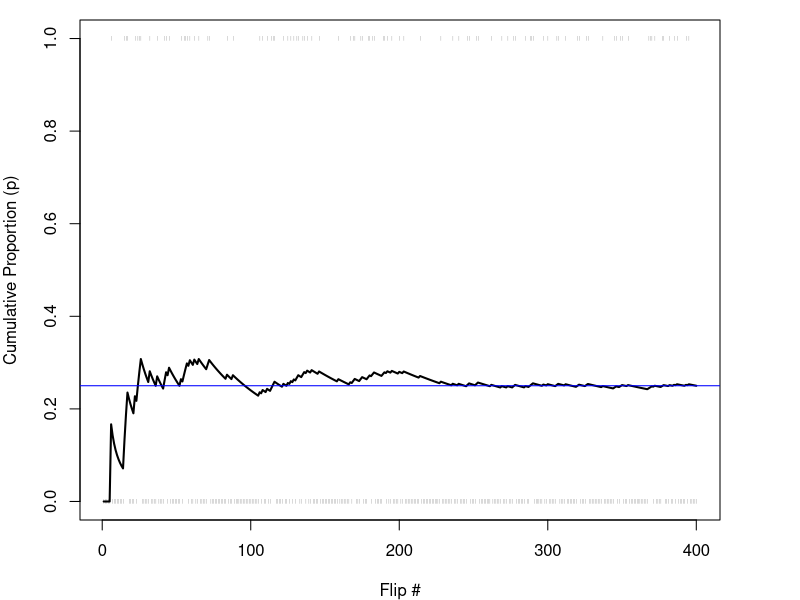
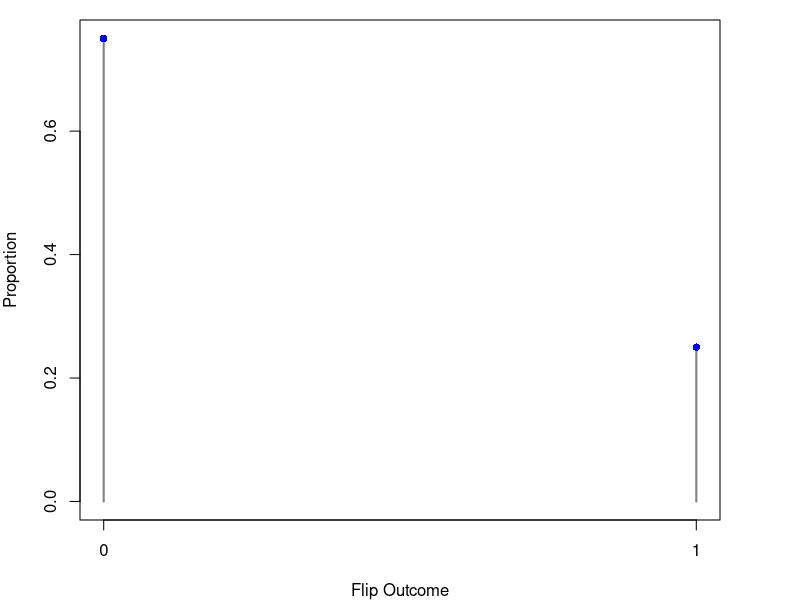
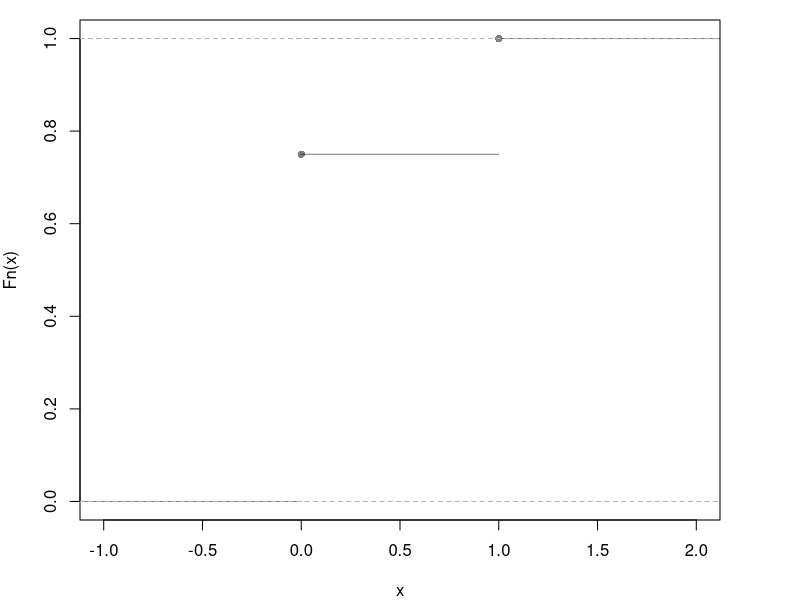
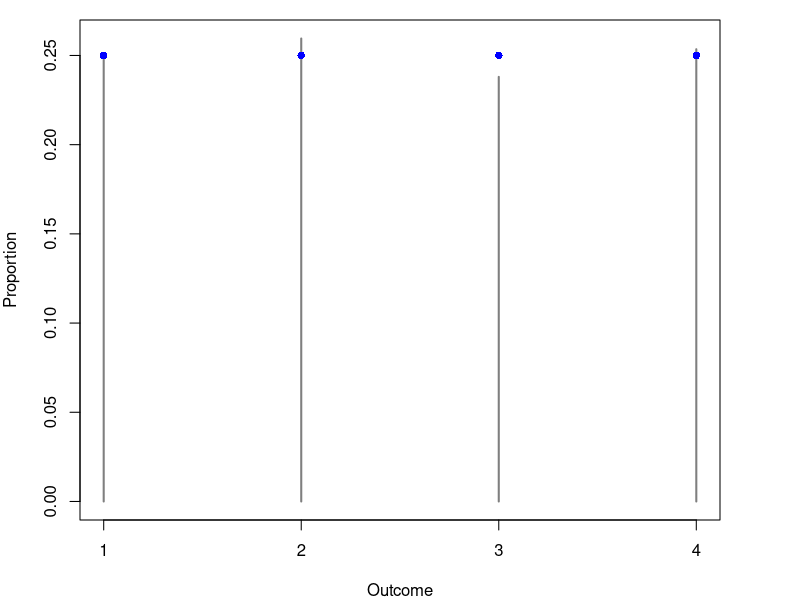
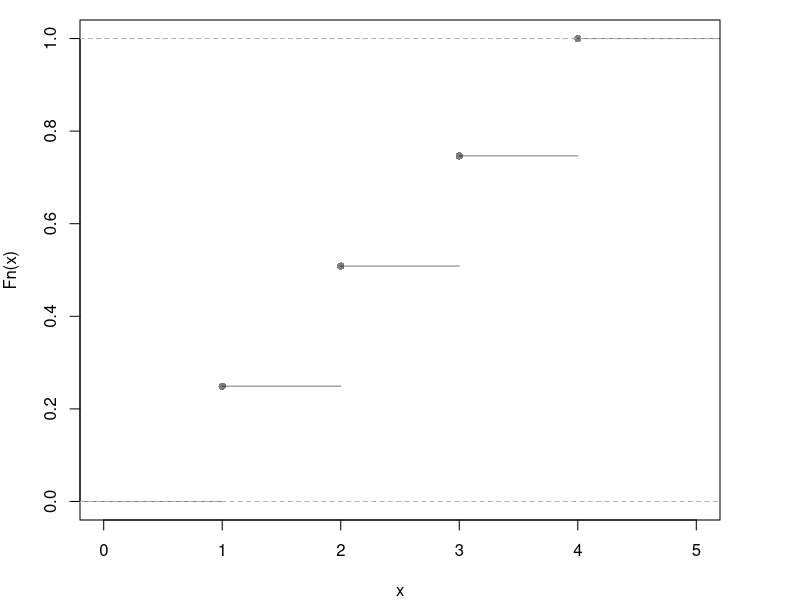
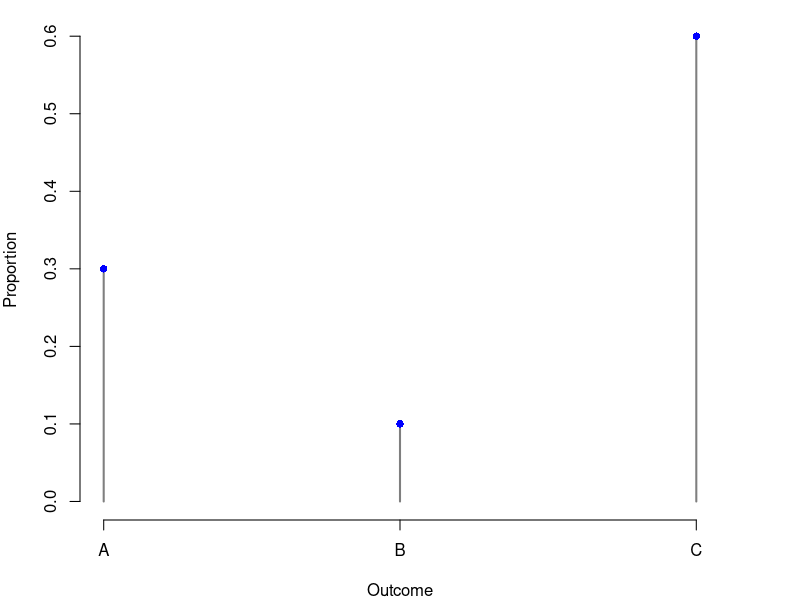
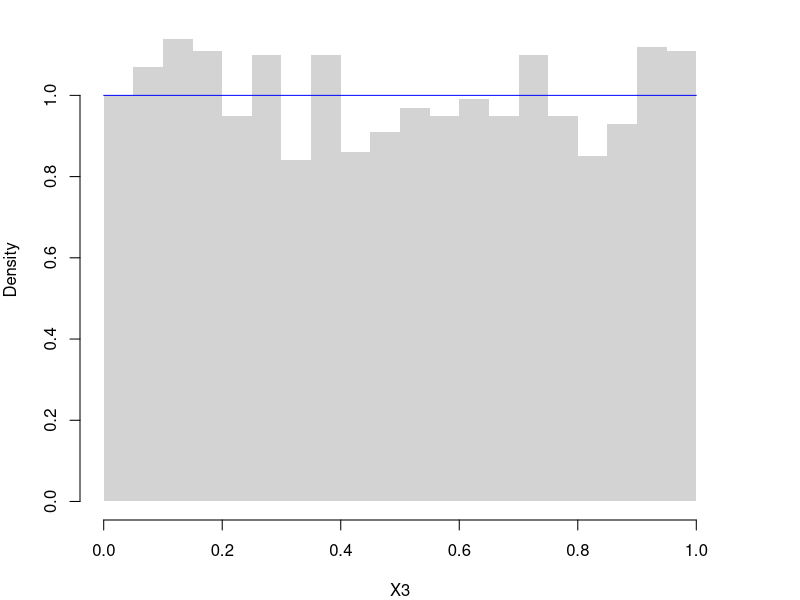
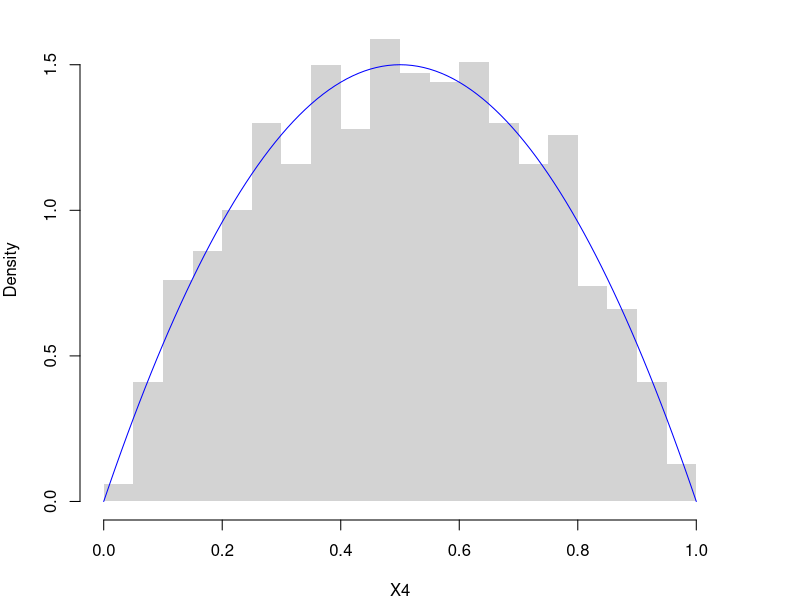

Write R code to recreate these figures, in order.
## ---- chunk 1
x <- c(0,1)
x_probs <- c(3/4, 1/4)

sample(x, 1, prob=x_probs, replace=T) # 1 Flip
sample(x, 4, prob=x_probs, replace=T) # 4 Flips 
X0 <- sample(x, 400, prob=x_probs, replace=T)

# Plot Cumulative Proportion
X0_t <- seq_len(length(X0)) #head(X0_t)
X0_mt <- cumsum(X0)/X0_t #head(X0_mt)
par(mar=c(4,4,1,4))
plot(X0_t, X0_mt, type='l',
    ylab='Cumulative Proportion (p)',
    xlab='Flip #', 
    ylim=c(0,1), 
    lwd=2)
# Show individual flip outcomes
points(X0_t, X0, col=grey(0,.5),
    pch='|', cex=.3)
# Show theoretical proportions
abline(h=0.25, col='blue')

# Plot Long run proportions
proportions <- table(X0)/length(X0)
plot(proportions, col=grey(0,.5),
    xlab='Flip Outcome', ylab='Proportion', main=NA)
points(c(0,1), c(.75, .25), pch=16, col='blue') # Theoretical values

# Plot CDF
plot( ecdf(X0), col=grey(0,.5),
    pch=16, main=NA) #Empirical
#points(c(0,1), c(.75, 1), pch=16, col='blue') # Theoretical
## ---- chunk 2
x <- c(1,2,3,4)
x_probs <- c(1/4, 1/4, 1/4, 1/4)
# sample(x, 1, prob=x_probs, replace=T) # sample of 1
X1 <- sample(x, 2000, prob=x_probs, replace=T)

# Plot Long run proportions
proportions <- table(X1)/length(X1)
plot(proportions, col=grey(0,.5),
    xlab='Outcome', ylab='Proportion', main=NA)
points(x, x_probs, pch=16, col='blue') # Theoretical values

# Hist w/ Theoretical Counts
# hist(X1, breaks=50, border=NA, main=NA, ylab='Count')
# points(x, x_probs*length(X1), pch='-') 

# Alternative Plot
plot( ecdf(X1), pch=16, col=grey(0,.5), main=NA)

# Alternative Plot 2
#props <- table(X1)
#barplot(props, ylim = c(0, 0.35), ylab = "Proportion", xlab = "Value")
#abline(h = 1/4, lty = 2)
## ---- chunk 3
x <- c('A', 'B', 'C')
x_probs <- c(3/10, 1/10, 6/10)
sum(x_probs)
X2 <- sample(x, 2000, prob=x_probs, replace=T) # sample of 2000

# Plot Long run proportions
proportions <- table(X2)/length(X2)
plot(proportions, col=grey(0,.5),
    xlab='Outcome', ylab='Proportion', main=NA)
points(x_probs, pch=16, col='blue') # Theoretical values

# Histogram version
# X2_alt <- X1
# X2_alt[X2_alt=='A'] <- 1
#X2_alt[X2_alt=='B'] <- 2
#X2_alt[X2_alt=='C'] <- 3
#X2_alt <- as.numeric(X1_alt)
#hist(X2_alt, breaks=50, border=NA, 
#    main=NA, ylab='Count')
#points(x, x_probs*length(X2_alt), pch=16) ## Theoretical Counts

# Alternative Plot
# plot( ecdf(X2), pch=16, col=grey(0,.5), main=NA)
## ---- chunk 4
runif(3) # 3 draws

# Empirical Density 
X3 <- runif(2000)
hist(X3, breaks=20, border=NA, main=NA, freq=F)
# Theoretical Density
x <- seq(0,1,by=.01)
fx <- dunif(x)
lines(x, fx, col='blue')

# CDF examples
P_low <- punif(0.25)
P_low
P_high <- 1-punif(0.25)
P_high
P_mid <- punif(0.75) - punif(0.25)
P_mid
## ---- chunk 5
X4 <- rbeta(2000,2,2) ## two shape parameters
hist(X4, breaks=20, border=NA, main=NA, freq=F)

#See the underlying probabilities
#f_25 <- dbeta(.25, 2, 2)

x <- seq(0,1,by=.01)
fx <- dbeta(x, 2, 2)
lines(x, fx, col='blue')
## ---- chunk 6
plot( ecdf(X4), main=NA) # Empirical

x <- seq(0,1,by=.01) # Theoretical
Fx <- pbeta(x, 2, 2)
lines(x, Fx, col='blue')

# Middle Interval Example 
F2 <- pbeta(0.2, 2, 2)
F8 <- pbeta(0.8, 2, 2)
F_2_8 <- F8 - F2
F_2_8

# Visualize
title('Middle between 0.2 and 0.8')
segments( 0.2, F2, -1, F2, col='red')
segments( 0.8, F8, -1, F8, col='red')
## ---- chunk 7
#| fig-width: 8
#| fig-height: 6
op <- par(no.readonly = TRUE); on.exit(par(op), add = TRUE)
x <- seq(0,1,by=.01)
pars <- expand.grid( c(.5,1,2), c(.5,1,2) )
par(mfrow=c(3,3))
apply(pars, 1, function(p){
    fx <- dbeta( x,p[1], p[2])
    plot(x, fx, type='l', xlim=c(0,1), ylim=c(0,4), lwd=2, col='blue')
    #hist(rbeta(2000, p[1], p[2]), breaks=50, border=NA, main=NA, freq=F)
})
title('Beta densities', outer=T, line=-1)
## ---- chunk 8
rexp(3) # 3 draws

X5 <- rexp(2000)
hist(X5, breaks=20,
    border=NA, main=NA,
    freq=F, ylim=c(0,1), xlim=c(0,10))
    
x <- seq(0,10,by=.1)
fx <- dexp(x)
lines(x, fx, col='blue')
## ---- chunk 9
pexp(10, 1/50)
## ---- chunk 10
rnorm(3) # 3 draws

X6 <- rnorm(2000)
hist(X6, breaks=20,
    border=NA, main=NA,
    freq=F, ylim=c(0,.4), xlim=c(-4,4))

x <- seq(-10,10,by=.025)
fx <- dnorm(x)
lines(x, fx, col='blue')
## ---- chunk 11
pnorm( c(-1.645, 1.645) ) # 10%
pnorm( c(-2.576, 2.576) ) #  1%
## ---- chunk 12
plot( ecdf(X6), main=NA) # Empirical

x <- seq(0,1,by=.01) # Theoretical
Fx <- pnorm(x, 0, 1)
lines(x, Fx, col='blue')

# Middle Interval Example 
F2 <- pnorm(0.2, 0, 1)
F8 <- pnorm(0.8, 0, 1)
F_2_8 <- F8 - F2
F_2_8

# Visualize
title('Middle between 0.2 and 0.8')
segments( 0.2, F2, -5, F2, col='red')
segments( 0.8, F8, -5, F8, col='red')
## ---- chunk 13
# PDF
x <- seq(-10,10,by=.025)
fx <- dnorm(x)
plot(x, fx, col='blue', type='l', main='Middle 90%')
# Show Middle 90%
x_90 <- seq(-1.645,1.645,by=.025)
fx_90 <- dnorm(x_90)
polygon( c(x_90, rev(x_90)), c(fx_90,fx_90*0),
    col=rgb(0,0,1,.25), border=NA)
pnorm(1.645)-pnorm(-1.645)
